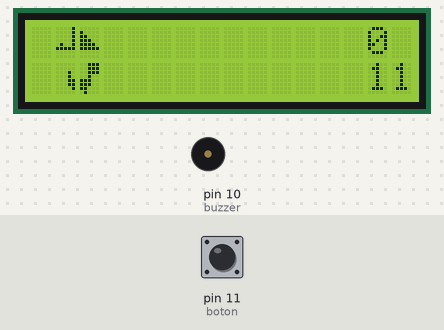
The sketch below on a simulated Arduino Uno, built with avr-gcc and run on an emulated ATmega328P. Parts: 16×2 character LCD, buzzer (waves = sounding). Inputs (shaded band) come from the test bench; at power-on: pin 11 (boton) LOW. Random numbers use the default seed unless the sketch sets one.

Above: at 1.3 s.
1.4 s: pin 11 (boton) pulled HIGH for 0.15 s
At 2.7 s:
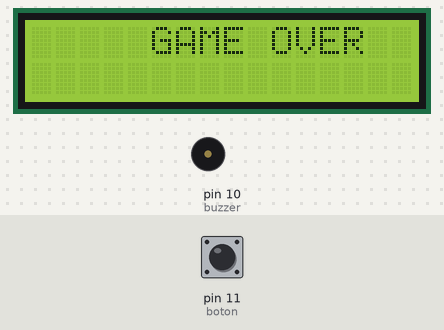
4.5 s: pin 11 (boton) pulled HIGH for 3.2 s
At 7.33 s:
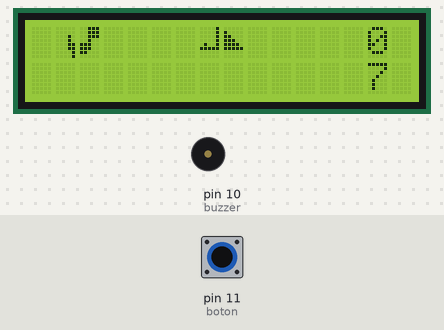
8.3 s: pin 11 (boton) pulled HIGH for 1 s
At 9.51 s:
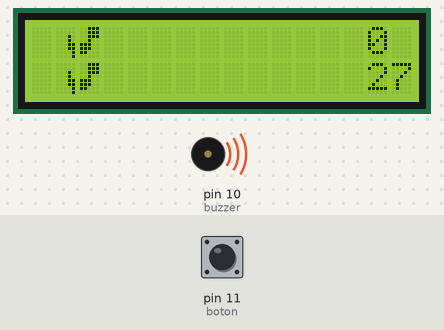
10.8 s: pin 11 (boton) pulled HIGH for 1 s
At 12.35 s:
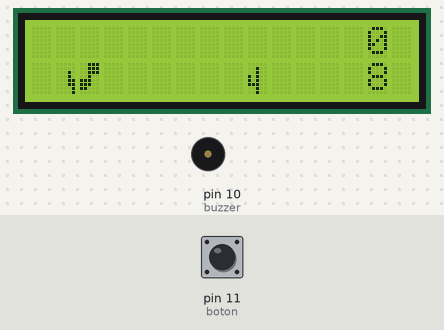
12.4 s: pin 11 (boton) pulled HIGH for 3.2 s
At 16.06 s:
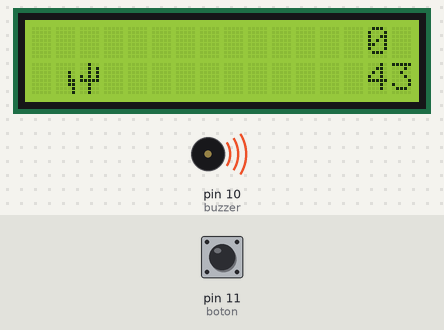
16.2 s: pin 11 (boton) pulled HIGH for 3.2 s
At 19.01 s:
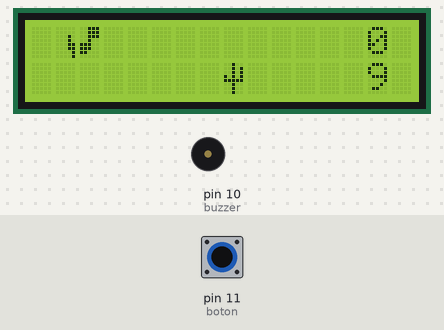
Timing chart, 0 to 21.0 s (numbered marks = the images above; inputs shaded):
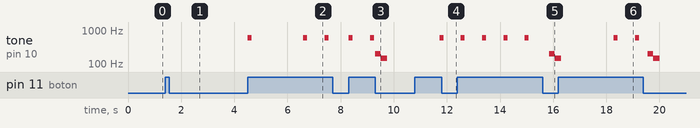

Measured:
- after the input at 10.8 s, tone on pin 10 (buzzer): silent → 600 Hz after 0.93 s, → silent 0.15 s later
- what the display in image 3 shows lasts 0.4 s, from 9.3 s to 9.7 s

The sketch:

Dino.ino
```cpp
#include <LiquidCrystal_I2C.h>

LiquidCrystal_I2C lcd(0x27,16,2);
byte DINO_PARADO_PARTE_1[8] = {B00000, B00000, B00010, B00010, B00011, B00011, B00001, B00001};
byte DINO_PARADO_PARTE_2[8] = {B00111, B00111, B00111, B00100, B11100, B11100, B11000, B01000};
byte DINO_PIE_DERE_PART_1[8] = {B00000, B00000, B00010, B00010, B00011, B00011, B00001, B00001};
byte DINO_PIE_DERE_PART_2[8] = {B00111, B00111, B00111, B00100, B11100, B11100, B11000, B00000};
byte DINO_PIE_IZQU_PART_1[8] = {B00000, B00000, B00010, B00010, B00011, B00011, B00001, B00000};
byte DINO_PIE_IZQU_PART_2[8] = {B00111, B00111, B00111, B00100, B11100, B11100, B11000, B01000};
byte DOS_RAMAS_PART_1[8] = {B00000, B00100, B00100, B10100, B10100, B11100, B00100, B00100};
byte DOS_RAMAS_PART_2[8] = {B00100, B00101, B00101, B10101, B11111, B00100, B00100, B00100};
byte AVE_ALAS_PART1[8] = {B00001, B00001, B00001, B00001, B01001, B11111, B00000, B00000};
byte AVE_ALAS_PART2[8] = {B00000, B10000, B11000, B11100, B11110, B11111, B00000, B00000};

//defino variables
int columna_dino1 = 1;
int columna_dino2 = 2;
int fila_dino = 1;
unsigned long reloj = 0; //para usar la funcion millis envez de delay
int periodo = 100; //es el periodo en milisegundo
int flag = 1;
int fila_rama = 0;
int columna_rama = 13;
int periodo2 = 100;
unsigned long reloj2 = 0;
int a = 0;
int b = 1;
int c = 2;
int d = 0;
unsigned long reloj3 = 0;
int periodo3 = 100;
int puntos = 0;
int punto2 = 0;
int numerorandom = 0;
int columnaave = 13;
int e = 0;
int fila_ave = 1;
int senalactual = 0;
int senalantigua = 0;
int f = 13;
int aceleracion = 1;
unsigned long reloj4 = 0;
int periodo4 = 800;
int boton = 11; //Pushbutton pin - for making the Dinosaur jump
int buzzer = 10; //Passive Buzzer pin - for sound effects


void setup() {

  lcd.init();
  lcd.clear();
  lcd.backlight();

  pinMode(boton, INPUT);

  pinMode(buzzer, OUTPUT);

  lcd.begin(16, 2);
  lcd.createChar(0, DINO_PARADO_PARTE_1);
  lcd.createChar(1, DINO_PARADO_PARTE_2);
  lcd.createChar(2, DINO_PIE_DERE_PART_1);
  lcd.createChar(3, DINO_PIE_DERE_PART_2);
  lcd.createChar(4, DINO_PIE_IZQU_PART_1);
  lcd.createChar(5, DINO_PIE_IZQU_PART_2);
  lcd.createChar(6, DOS_RAMAS_PART_1);
  lcd.createChar(7, DOS_RAMAS_PART_2);
}
void loop() {
  if (millis() > reloj + periodo) { //retardo para el pies del dinosaurio
    reloj = millis();
    if (flag == 1) {
      flag = 2;
    }
    else if (flag == 2) {
      flag = 1;

    }

  }

  if (millis() > reloj2 + periodo2) { //retardo para la velocidad de las ramas
    reloj2 = millis();

    columna_rama = columna_rama - 1;
    if (columna_rama < 0) {
      columna_rama = 13;
      periodo2 = periodo2 - aceleracion; //aceleracion
      numerorandom = random(0, 3); //aca debe estar el random ya que es cada vez que regresa a la columna 13


    }

    f = columna_rama + 1;
    lcd.setCursor(f, 1);          //limpio abajo
    lcd.print(" ");

    f = columna_rama + 1;
    lcd.setCursor(f, 0);          //limpio arriba
    lcd.print(" ");

    lcd.setCursor(0, 1);           //limpio arriba
    lcd.print(" ");

    lcd.setCursor(0, 0);
    lcd.print(" ");

    a = 1;
  }

  if (d == 0) {
    if (flag == 1) {
      lcd.setCursor(columna_dino1, fila_dino);
      lcd.write(byte(2));
      lcd.setCursor(columna_dino2, fila_dino);
      lcd.write(byte(3));
    }
    if (flag == 2) {
      lcd.setCursor(columna_dino1, fila_dino);
      lcd.write(byte(4));
      lcd.setCursor(columna_dino2, fila_dino);
      lcd.write(byte(5));
    }
  }

  if (a == 1) {

    if (numerorandom == 1) {
      fila_rama = 1;
      lcd.createChar(6, DOS_RAMAS_PART_1);
      lcd.setCursor(columna_rama, fila_rama);
      lcd.write(byte(6));

    }
    else if (numerorandom == 2) {
      fila_rama = 1;
      lcd.createChar(7, DOS_RAMAS_PART_2);
      lcd.setCursor(columna_rama, fila_rama);
      lcd.write(byte(7));

    }
    else {      //esta es la parte del ave

      columnaave = columna_rama;
      columnaave = columnaave - 1;
      fila_rama = 0;
      lcd.createChar(6, AVE_ALAS_PART1);
      lcd.setCursor(columnaave, fila_rama);
      lcd.write(byte(6));

      lcd.createChar(7, AVE_ALAS_PART2);
      lcd.setCursor(columna_rama, fila_rama); //columna rama porque debe estar a la izquierda de columan eve
      lcd.write(byte(7));

    }

    a = 0;
  }


  if (digitalRead(boton) == HIGH && (columna_rama == 1 || columna_rama == 2 || columnaave == 1 || columnaave == 2) && fila_rama == 0 ) {
    lcd.clear();
    lcd.setCursor(5, 0);
    lcd.print("GAME OVER");
    delay(2000);
    lcd.clear();
    columna_rama = 15;
    periodo2 = 100;
    puntos = 0;
    punto2 = 0;
    periodo2 = 100;

  }

  if ((columna_rama == b || columna_rama == c) && fila_rama == 1) { //condicion de la rama
    int note[] = {200, 150};
    for (int i = 0; i < 2; i++) {
      tone(buzzer, note[i], 250);
      delay(200);
    }
    lcd.clear();
    lcd.setCursor(5, 0);
    lcd.print("GAME OVER");
    delay(2000);
    lcd.clear();
    columna_rama = 15;
    periodo2 = 100;
    puntos = 0;
    puntos = 2;
    periodo2 = 100;
  }

  if (digitalRead(boton) == HIGH) {

    b = 50; //a bc lo pongo un valor mayor a 15 para que no coincida con el movimiento de la columna
    c = 50;

    if (d == 0) {
      lcd.setCursor(0, 1);  // LIMPIA ABAJO
      lcd.print("    ");
    }
    d = 1;

    lcd.setCursor(columna_dino1, 0);
    lcd.write(byte(2));
    lcd.setCursor(columna_dino2, 0);
    lcd.write(byte(3));

    if (millis() > reloj4 + periodo4) { //reatrdo para los puntos acumulados
  reloj4 = millis();

    int note[] = {600};
    for (int i = 0; i < 1; i++) {
      tone(buzzer, note[i], 150);
      delay(20);
    }
    }
  }
  else {
    b = 1;  //que regrese a su valor de inicio
    c = 2;
    d = 0;
  }
//creamos otro retardo para los puntos
if (millis() > reloj3 + periodo3) { //reatrdo para los puntos acumulados
  reloj3 = millis();
  lcd.setCursor(14, 1);
  lcd.print(puntos);

  puntos = puntos + 1;
  //}

  if (puntos == 100) {
    int note[] = {800, 900};
    for (int i = 0; i < 2; i++) {
      tone(buzzer, note[i], 150);
      delay(150);
      puntos = 0;
      punto2 = punto2 + 1;
      if (punto2 == 100) {
        punto2 = 0;
      }

    }

  }

  lcd.setCursor(14, 1);
  lcd.print(puntos);
  lcd.setCursor(14, 0);
  lcd.print(punto2);

  //detector de cambio de estado
  senalactual = digitalRead(boton);
  if (senalactual != senalantigua)
  {
    lcd.setCursor(1, 0);
    lcd.print("  ");
  }
  senalantigua = senalactual;

}
}
```
